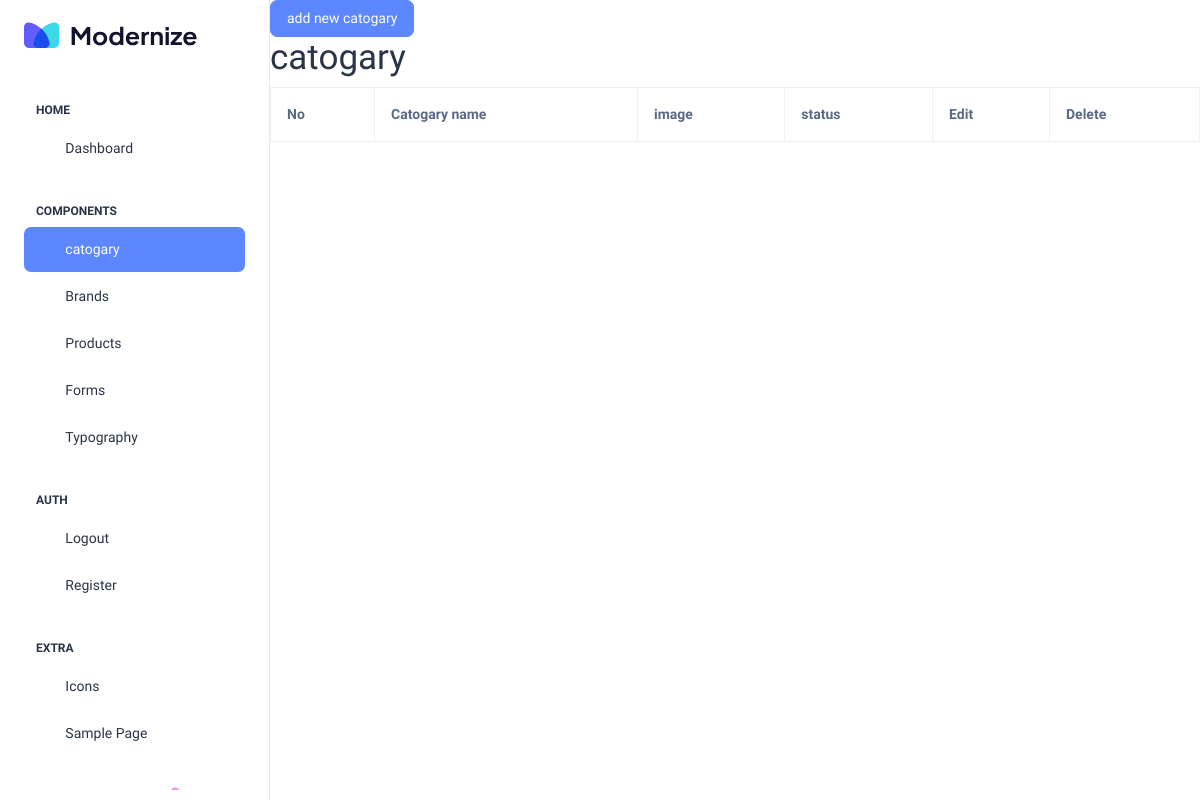
Page /catogary/ on the earlier database version.
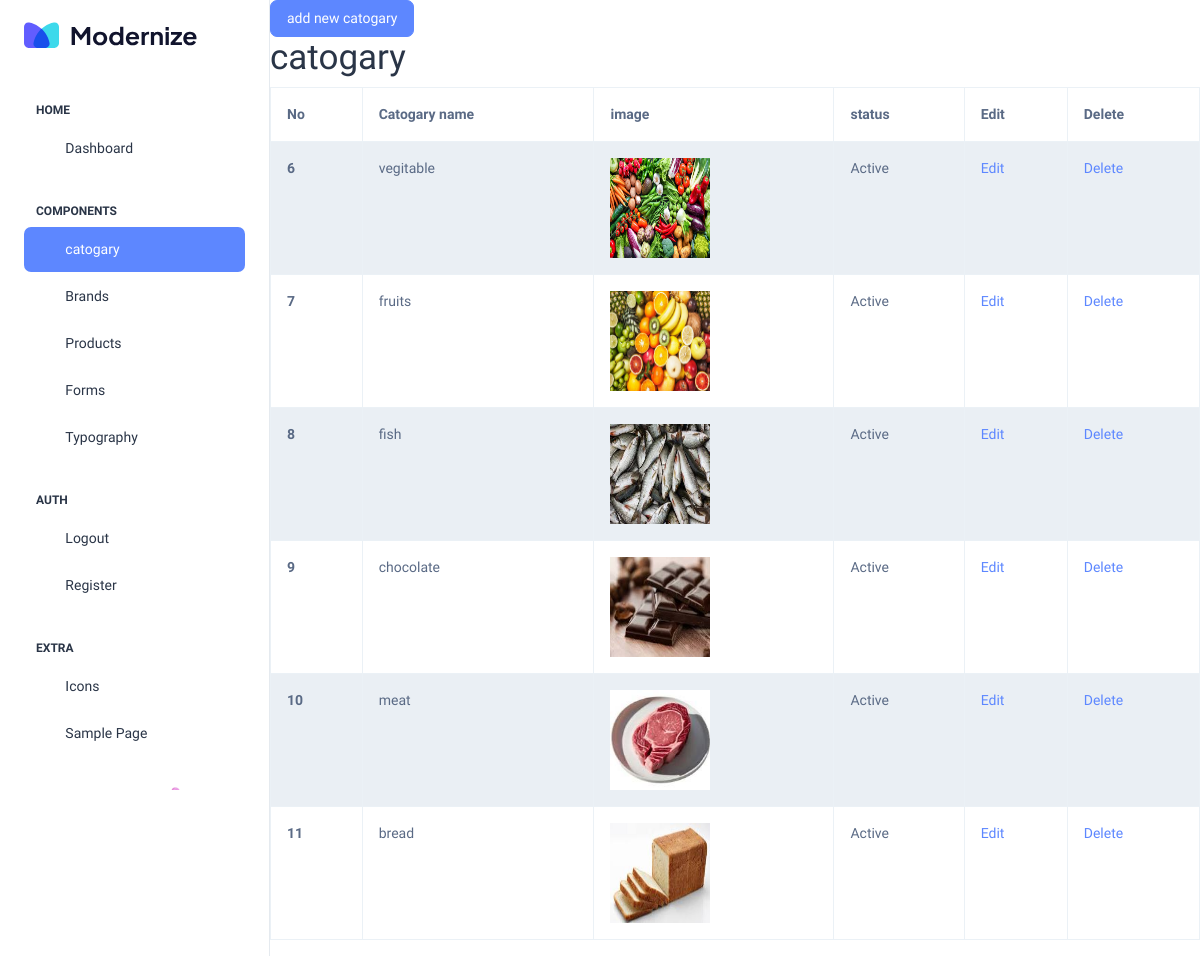
Same page on the later database version.
### home/models.py (models this page shows)
class catogarytable(models.Model):
    catogaryname=models.CharField(max_length=100,null=True)
    catogaryimage=models.ImageField(upload_to='media',null=True)
    catogarystatus=models.CharField(max_length=30,null=True)

### home/views.py (the view)
# urls.py: path('catogary/',views.catogary),
def catogary(request):
    data=catogarytable.objects.all()
    return render(request,'catogary.html',{'data':data})

### templates/catogary.html (shortened to what this page needs)
<!DOCTYPE html>
<html>
    <head>
    </head>
    <body>
        {% include 'adminnav.html' %}
         <a href='/addcatogary/' class="btn btn-primary"> add new catogary</a>
         <h1>catogary</h1>
  <table class="table table-bordered table-striped">
  <thead>
    <tr>
      <th scope="col">No</th>
      <th scope="col">Catogary name</th>
      <th scope="col">image</th>
      <th scope="col">status</th>
      <th>Edit </th>
      <th>Delete</th>
    </tr>
  </thead>
  <tbody>
    {% for i in data%}
    <tr>
      <th scope="row">{{i.id}}</th>
      <td>{{i.catogaryname}}</td>
      <td><img src='{{i.catogaryimage.url}}' height=100 width=100 ></td>
      <td>{{i.catogarystatus}}</td>
      <td><a href='/catogaryedit/{{i.id}}'>Edit</a></td>
      <td><a href='/catogarydelete/{{i.id}}'>Delete</a></td>
    </tr>
    {%endfor%}
</tbody>
</table>
    </body>
</html>

### templates/adminnav.html (shortened to what this page needs)
<!doctype html>
{% load static %}
<html lang="en">
<head>
  <link rel="stylesheet" href="{% static '/assets/css/styles.min.css'%}" />
</head>
<body>
  <div class="page-wrapper" id="main-wrapper" data-layout="vertical" data-navbarbg="skin6" data-sidebartype="full"
    data-sidebar-position="fixed" data-header-position="fixed">
    <aside class="left-sidebar">
      <div>
        <div class="brand-logo d-flex align-items-center justify-content-between">
          <a href="./index.html" class="text-nowrap logo-img">
            <img src="{% static '/assets/images/logos/dark-logo.svg'%}" width="180" alt="" />
          </a>
        </div>
        <nav class="sidebar-nav scroll-sidebar" data-simplebar="">
          <ul id="sidebarnav">
            <li class="nav-small-cap">
              <span class="hide-menu">Home</span>
            </li>
            <li class="sidebar-item">
              <a class="sidebar-link" href="/dashboard/" aria-expanded="false">
                <span>
                  <i class="ti ti-layout-dashboard"></i>
                </span>
                <span class="hide-menu">Dashboard</span>
              </a>
            </li>
            <li class="nav-small-cap">
              <span class="hide-menu">COMPONENTS</span>
            </li>
            <li class="sidebar-item">
              <a class="sidebar-link" href="/catogary/" aria-expanded="false">
                <span>
                  <i class="ti ti-article"></i>
                </span>
                <span class="hide-menu">catogary</span>
              </a>
            </li>
            <li class="sidebar-item">
              <a class="sidebar-link" href="/brands/" aria-expanded="false">
                <span>
                  <i class="ti ti-alert-circle"></i>
                </span>
                <span class="hide-menu">Brands</span>
              </a>
            </li>
            <li class="sidebar-item">
              <a class="sidebar-link" href="/products/" aria-expanded="false">
                <span>
                  <i class="ti ti-cards"></i>
                </span>
                <span class="hide-menu">Products</span>
              </a>
            </li>
            <li class="sidebar-item">
              <a class="sidebar-link" href="./ui-forms.html" aria-expanded="false">
                <span>
                  <i class="ti ti-file-description"></i>
                </span>
                <span class="hide-menu">Forms</span>
              </a>
            </li>
            <li class="sidebar-item">
              <a class="sidebar-link" href="./ui-typography.html" aria-expanded="false">
                <span>
                  <i class="ti ti-typography"></i>
                </span>
                <span class="hide-menu">Typography</span>
              </a>
            </li>
            <li class="nav-small-cap">
              <span class="hide-menu">AUTH</span>
            </li>
            <li class="sidebar-item">
              <a class="sidebar-link" href="/logout/" aria-expanded="false">
                <span>
                  <i class="ti ti-login"></i>
                </span>
                <span class="hide-menu">Logout</span>
              </a>
            </li>
            <li class="sidebar-item">
              <a class="sidebar-link" href="./authentication-register.html" aria-expanded="false">
                <span>
                  <i class="ti ti-user-plus"></i>
                </span>
                <span class="hide-menu">Register</span>
              </a>
            </li>
            <li class="nav-small-cap">
              <span class="hide-menu">EXTRA</span>
            </li>
            <li class="sidebar-item">
              <a class="sidebar-link" href="./icon-tabler.html" aria-expanded="false">
                <span>
                  <i class="ti ti-mood-happy"></i>
                </span>
                <span class="hide-menu">Icons</span>
              </a>
            </li>
            <li class="sidebar-item">
              <a class="sidebar-link" href="./sample-page.html" aria-expanded="false">
                <span>
                  <i class="ti ti-aperture"></i>
                </span>
                <span class="hide-menu">Sample Page</span>
              </a>
            </li>
          </ul>
          <div class="unlimited-access hide-menu bg-light-primary position-relative mb-7 mt-5 rounded">
            <div class="d-flex">
              <div class="unlimited-access-img">
                <img src="{% static '/assets/images/backgrounds/rocket.png'%}" alt="" class="img-fluid">
              </div>
            </div>
          </div>
        </nav>
      </div>
    </aside>
    <div class="body-wrapper">
</body>
</html>

Differences in the rows shown:
added catogarytable: id "6", catogaryname "vegitable", catogaryimage (picture), catogarystatus "Active"
added catogarytable: id "7", catogaryname "fruits", catogaryimage (picture), catogarystatus "Active"
added catogarytable: id "8", catogaryname "fish", catogaryimage (picture), catogarystatus "Active"
added catogarytable: id "9", catogaryname "chocolate", catogaryimage (picture), catogarystatus "Active"
added catogarytable: id "10", catogaryname "meat", catogaryimage (picture), catogarystatus "Active"
added catogarytable: id "11", catogaryname "bread", catogaryimage (picture), catogarystatus "Active"
